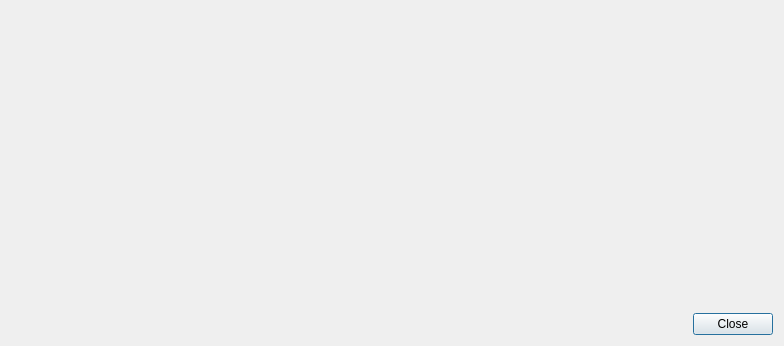
<?xml version="1.0" encoding="UTF-8"?>
<ui version="4.0">
 <class>DialogXExtractor</class>
 <widget class="QDialog" name="DialogXExtractor">
  <property name="geometry">
   <rect>
    <x>0</x>
    <y>0</y>
    <width>784</width>
    <height>346</height>
   </rect>
  </property>
  <property name="windowTitle">
   <string>Extractor</string>
  </property>
  <layout class="QVBoxLayout" name="verticalLayout">
   <item>
    <widget class="XExtractorWidget" name="widgetExtractor" native="true">
     <property name="sizePolicy">
      <sizepolicy hsizetype="Expanding" vsizetype="Expanding">
       <horstretch>0</horstretch>
       <verstretch>0</verstretch>
      </sizepolicy>
     </property>
    </widget>
   </item>
   <item>
    <layout class="QHBoxLayout" name="horizontalLayout">
     <item>
      <spacer name="horizontalSpacer">
       <property name="orientation">
        <enum>Qt::Horizontal</enum>
       </property>
       <property name="sizeHint" stdset="0">
        <size>
         <width>40</width>
         <height>20</height>
        </size>
       </property>
      </spacer>
     </item>
     <item>
      <widget class="QPushButton" name="pushButtonClose">
       <property name="text">
        <string>Close</string>
       </property>
      </widget>
     </item>
    </layout>
   </item>
  </layout>
 </widget>
 <customwidgets>
  <customwidget>
   <class>XExtractorWidget</class>
   <extends>QWidget</extends>
   <header>xextractorwidget.h</header>
   <container>1</container>
  </customwidget>
 </customwidgets>
 <resources/>
 <connections/>
</ui>
